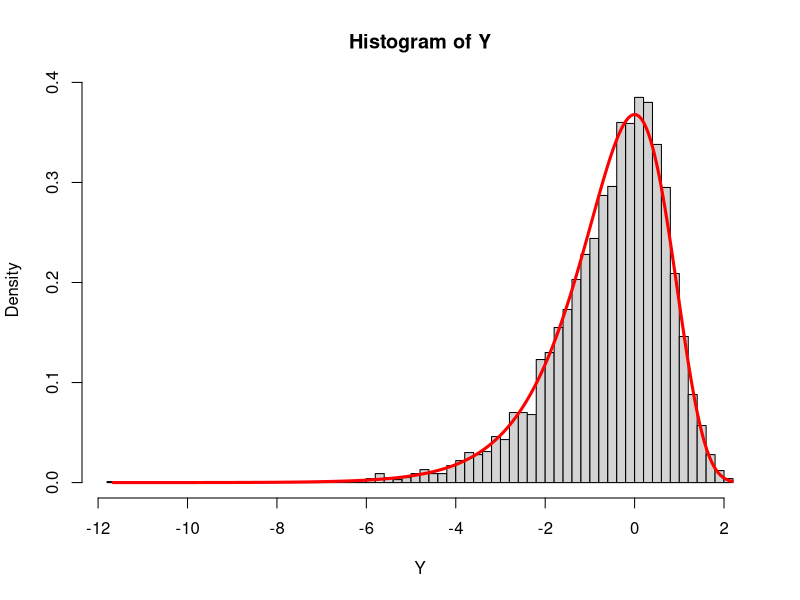
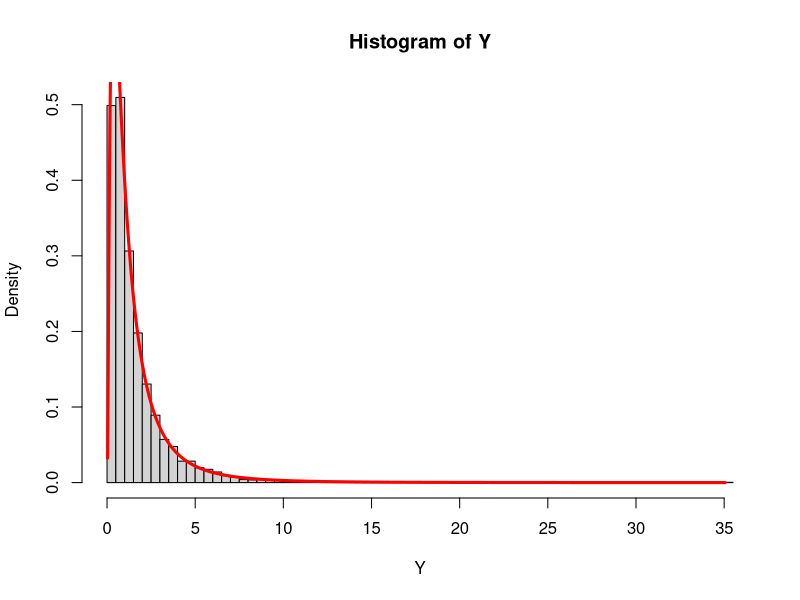
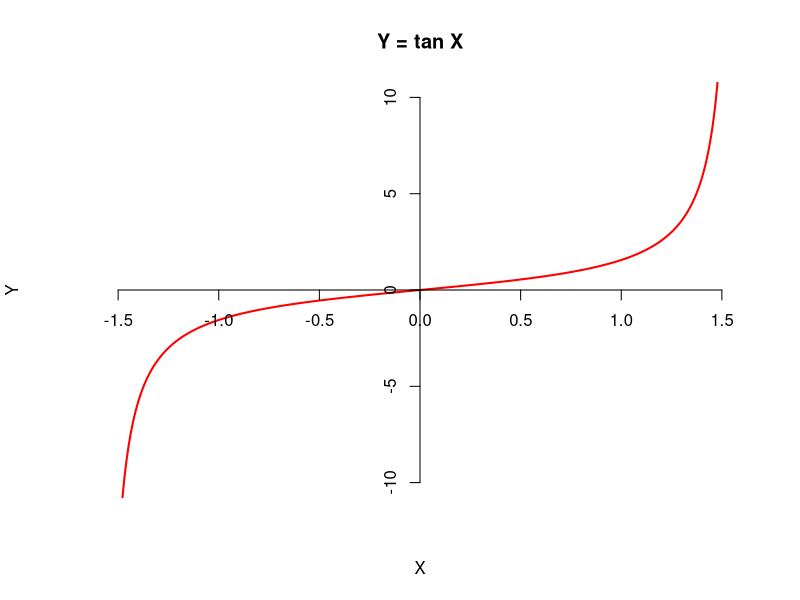
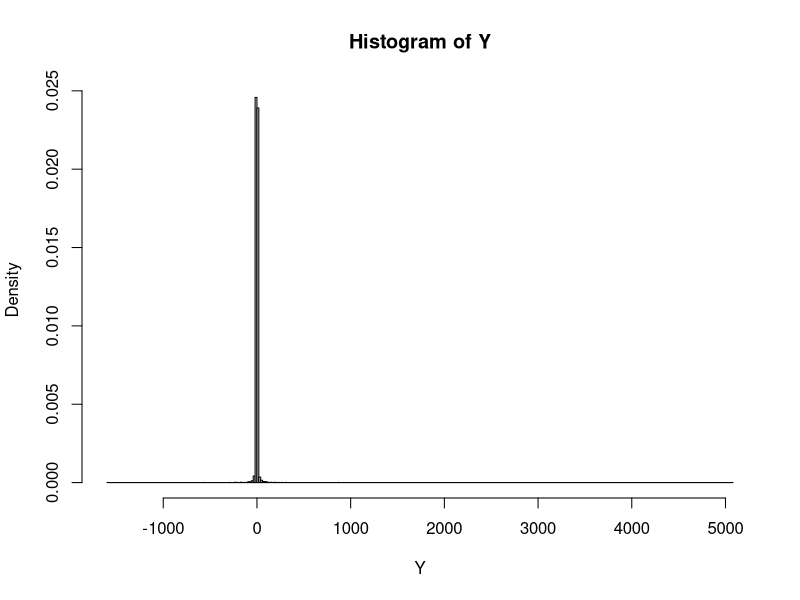
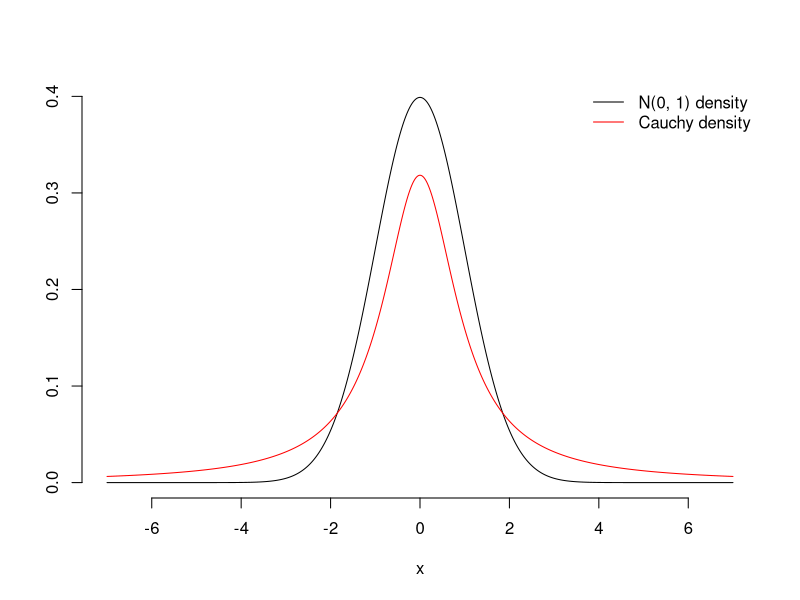

Write R code to recreate these figures, in order.
## ---- chunk 1
#| fig-align: center
set.seed(20)
X <- rgamma(5000, shape = 1, rate = 1)
Y <- log(X)
hist(Y, breaks = "Scott", freq = FALSE)
curve(exp(x - exp(x)), from = min(Y), to = max(Y), n = 1000, 
      col = "red", lwd = 3, add = TRUE)
## ---- chunk 2
#| fig-align: center
set.seed(20)
X <- rnorm(5000)
Y <- exp(X)
hist(Y, breaks = "Scott", freq = FALSE)
curve(dnorm(log(x)) / x, from = min(Y), to = max(Y), n = 1000, 
      col = "red", lwd = 3, add = TRUE)
## ---- chunk 3
#| echo: false
#| fig-align: center
curve(tan(x), from = -pi * 0.99/2, to = pi * 0.99/2, n = 1000, col = "red",
      ylim = c(-10, 10), xaxt = "n", yaxt = "n", bty = "n", ylab = "Y", xlab = "X",
      lwd = 2, main = "Y = tan X")
axis(1, pos = 0)
axis(2, pos = 0)
## ---- chunk 4
#| fig-align: center
set.seed(20)
X <- runif(5000, -pi / 2, pi / 2)
Y <- tan(X)
hist(Y, breaks = "Scott", freq = FALSE)
## ---- chunk 5
#| code-fold: true
#| fig-align: center
curve(dnorm(x), from = -7, to = 7, n = 1000, ylab = "", bty = "n")
curve(dcauchy(x), from = -7, to = 7, n = 1000, add = TRUE, col = "red")
legend("topright", c("N(0, 1) density", "Cauchy density"), bty = "n",
       lty = 1, col = c("black", "red"))
